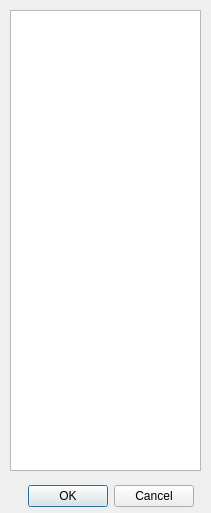
<?xml version="1.0" encoding="UTF-8"?>
<ui version="4.0">
 <class>Dialog_EditLoadProfile</class>
 <widget class="QDialog" name="Dialog_EditLoadProfile">
  <property name="windowModality">
   <enum>Qt::ApplicationModal</enum>
  </property>
  <property name="geometry">
   <rect>
    <x>0</x>
    <y>0</y>
    <width>211</width>
    <height>513</height>
   </rect>
  </property>
  <property name="windowTitle">
   <string>Dialog</string>
  </property>
  <widget class="QDialogButtonBox" name="buttonBox">
   <property name="geometry">
    <rect>
     <x>10</x>
     <y>480</y>
     <width>201</width>
     <height>32</height>
    </rect>
   </property>
   <property name="orientation">
    <enum>Qt::Horizontal</enum>
   </property>
   <property name="standardButtons">
    <set>QDialogButtonBox::Cancel|QDialogButtonBox::Ok</set>
   </property>
   <property name="centerButtons">
    <bool>true</bool>
   </property>
  </widget>
  <widget class="QTableView" name="tableView">
   <property name="geometry">
    <rect>
     <x>10</x>
     <y>10</y>
     <width>191</width>
     <height>461</height>
    </rect>
   </property>
   <property name="font">
    <font>
     <family>Arial</family>
     <pointsize>7</pointsize>
    </font>
   </property>
  </widget>
 </widget>
 <resources/>
 <connections>
  <connection>
   <sender>buttonBox</sender>
   <signal>accepted()</signal>
   <receiver>Dialog_EditLoadProfile</receiver>
   <slot>accept()</slot>
   <hints>
    <hint type="sourcelabel">
     <x>248</x>
     <y>254</y>
    </hint>
    <hint type="destinationlabel">
     <x>157</x>
     <y>274</y>
    </hint>
   </hints>
  </connection>
  <connection>
   <sender>buttonBox</sender>
   <signal>rejected()</signal>
   <receiver>Dialog_EditLoadProfile</receiver>
   <slot>reject()</slot>
   <hints>
    <hint type="sourcelabel">
     <x>316</x>
     <y>260</y>
    </hint>
    <hint type="destinationlabel">
     <x>286</x>
     <y>274</y>
    </hint>
   </hints>
  </connection>
 </connections>
</ui>
